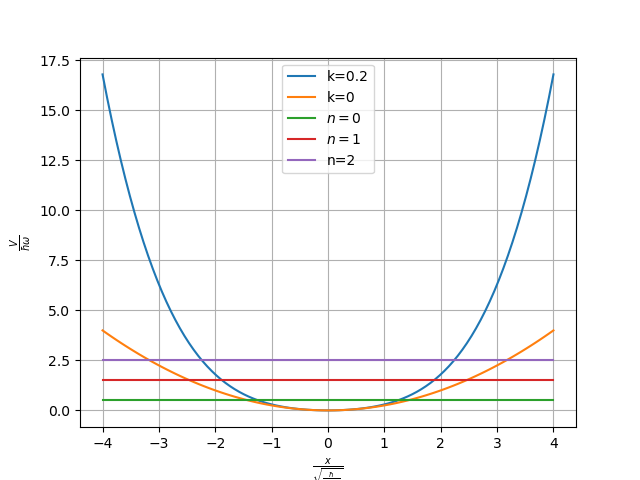

Reproduce this figure in Python.
import matplotlib.pyplot as plt
import numpy as np

def V(x, k):
    return 0.25*(x**2) + 0.25*k*(x**4)

@np.vectorize
def E(x,n,k):
    return (n+0.5)

x = np.linspace(-4, 4, 100)
plt.xlabel(r'$\frac{x}{\sqrt{\frac{\hbar}{2m\omega}}}$')
plt.ylabel(r'$\frac{V}{\hbar\omega}$')
plt.plot(x, V(x, 0.2), label='k=0.2')
plt.plot(x, V(x, 0), label='k=0')
plt.plot(x,E(x,0,0), label='$n = 0$')
plt.plot(x,E(x,1,0),label='$n=1$')
plt.plot(x,E(x,2,0), label='n=2')
plt.legend()
plt.grid()
#plt.show()
plt.savefig('hw3q3f.png')
